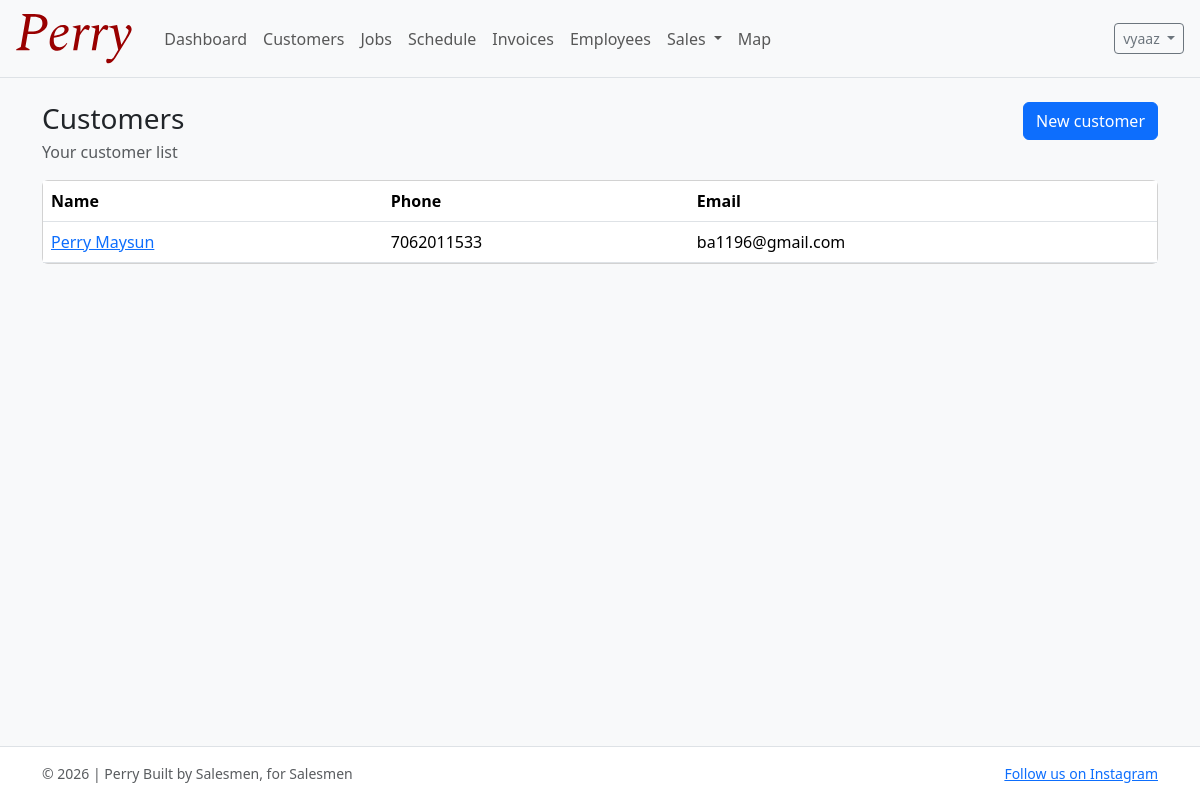
The app's page /customers/ (signed in), older data.
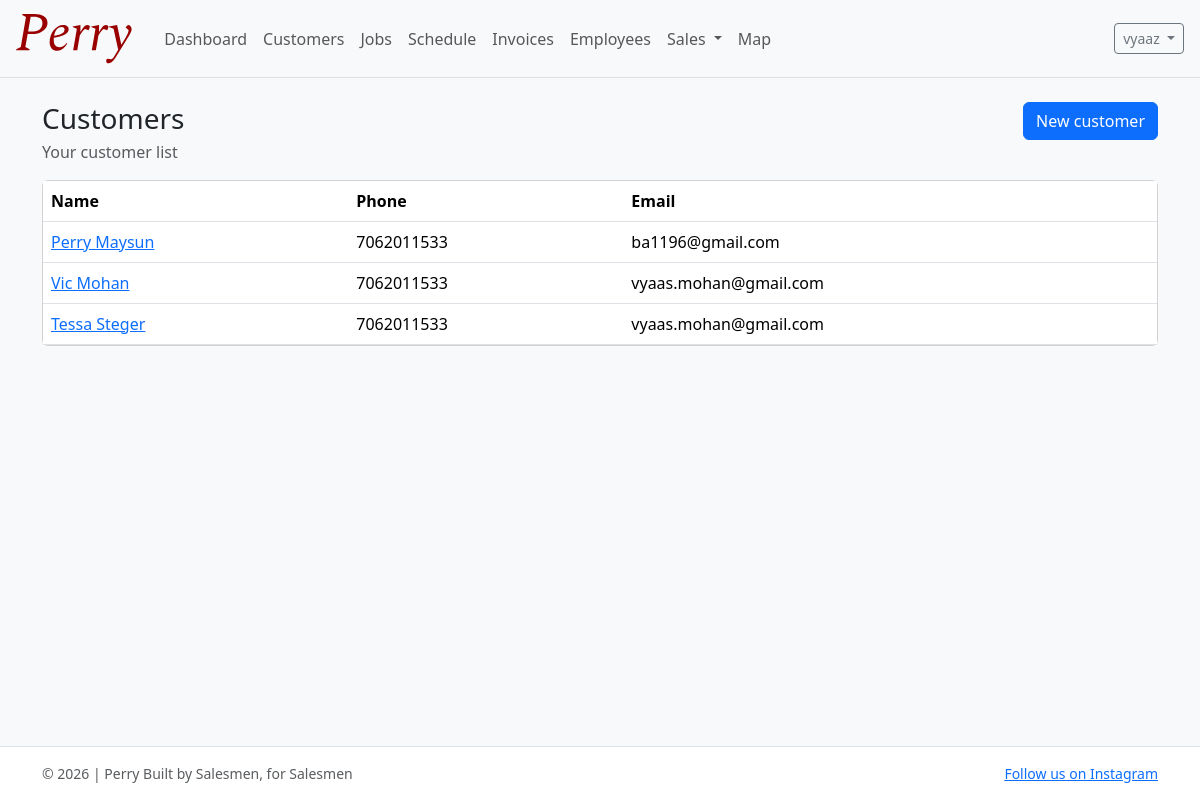
The same page, newer data.
### customers/models.py (models this page shows, shortened)
class Customer(models.Model):
    first_name = models.CharField(max_length=80)
    last_name = models.CharField(max_length=80)
    phone = models.CharField(max_length=30, blank=True)
    email = models.EmailField(blank=True)
    address = models.CharField(max_length=255, blank=True)
    city = models.CharField(max_length=120, blank=True)
    state = models.CharField(max_length=60, blank=True)
    zip_code = models.CharField(max_length=20, blank=True)
    notes = models.TextField(blank=True)
    first_job_date = models.DateField(null=True, blank=True)
    created_at = models.DateTimeField(auto_now_add=True)
    updated_at = models.DateTimeField(auto_now=True)
    class Meta:
        ordering = ["last_name", "first_name"]
    def __str__(self) -> str:
        return f"{self.first_name} {self.last_name}".strip()

### customers/views.py (the view)
# urls.py: path("", customer_list, name="customer_list"),
@login_required
def customer_list(request):
    customers = Customer.objects.all()
    return render(request, "customers/customer_list.html", {"customers": customers})

### accounts/models.py (called while the page is built)
    def get_full_name(self) -> str:  # type: ignore[override]
        full = f"{self.first_name} {self.last_name}".strip()
        return full or self.username

### templates/customers/customer_list.html (shortened to what this page needs)
{% extends "base.html" %}
{% block content %}
  <div class="d-flex justify-content-between align-items-start gap-3 flex-wrap mb-3">
    <div>
      <h1 class="h3 mb-1">Customers</h1>
      <div class="text-muted">Your customer list</div>
    </div>
    <div class="d-flex gap-2 flex-wrap">
      <a class="btn btn-primary" href="{% url 'customer_create' %}">New customer</a>
    </div>
  </div>
  <div class="card">
    <div class="table-responsive">
      <table class="table mb-0 align-middle">
        <thead>
          <tr>
            <th>Name</th>
            <th>Phone</th>
            <th>Email</th>
          </tr>
        </thead>
        <tbody>
          {% for c in customers %}
            <tr>
              <td><a href="{% url 'customer_detail' c.pk %}">{{ c }}</a></td>
              <td>{{ c.phone|default:"—" }}</td>
              <td>{{ c.email|default:"—" }}</td>
            </tr>
          {% empty %}
            <tr><td colspan="3" class="text-muted py-3">No customers yet.</td></tr>
          {% endfor %}
        </tbody>
      </table>
    </div>
  </div>
{% endblock %}

Row changes from the older to the newer data that the page shows:
added Customer: first_name+last_name "Vic Mohan", phone "7062011533", email "vyaas.mohan@gmail.com"
added Customer: first_name+last_name "Tessa Steger", phone "7062011533", email "vyaas.mohan@gmail.com"
